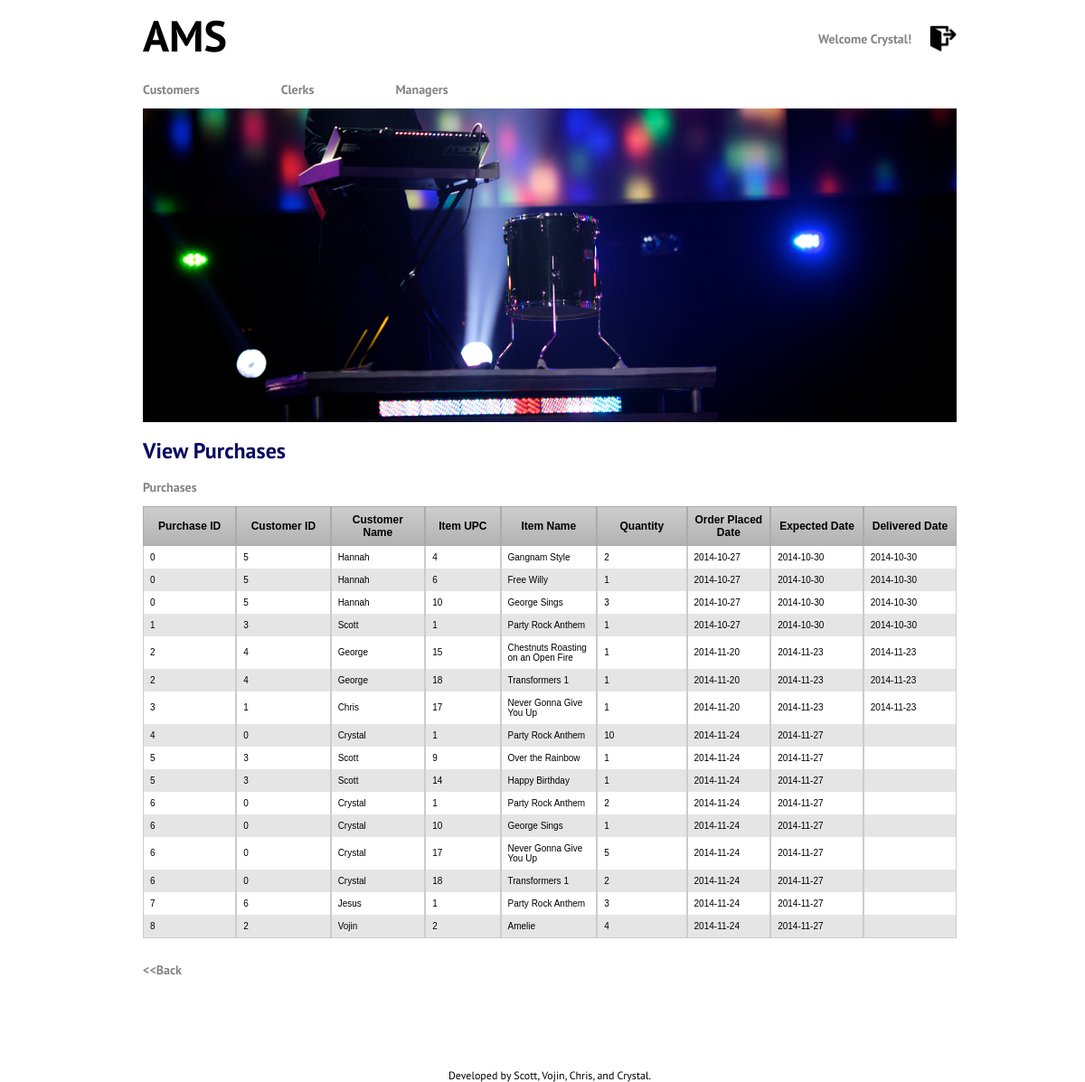
/clerk/purchases.php (signed in), run on the app's committed database.
### tables this page shows
CREATE TABLE `Order`(
receiptID int,
order_date date, 
cid int, 
cardNo int, 
expiryDate int, 
expectedDate date, 
deliveredDate date,
PRIMARY KEY(receiptID),
FOREIGN KEY(cid) REFERENCES Customer(cid));

CREATE TABLE Customer(
cid int, 
c_password varchar(20),
cname varchar(20),
address varchar(30), 
phone varchar(12),
PRIMARY KEY(cid));

CREATE TABLE PurchaseItem(
receiptID int, 
upc int, 
quantity int,
PRIMARY KEY(receiptID, upc),
FOREIGN KEY(receiptID) REFERENCES `Order`(receiptID) ON DELETE CASCADE,
FOREIGN KEY(upc) REFERENCES Item(upc));

CREATE TABLE Item(
upc int,
title varchar(50) not null,
item_type varchar(10), 
category varchar(20),
company varchar(30) not null, 
item_year int, 
price int not null, 
stock int not null,
PRIMARY KEY (upc));

### clerk/purchases.php (the view, shortened to what this page needs)
<html>
<head>
<link href="../style.css" rel="stylesheet" type="text/css">
</head>
<body>
<?php include '../header.php'; ?>
<h1>View Purchases</h1>
<?php
$connection = connectToDatabase();
?>
<h2>Purchases</h2>
<table border=0 cellpadding=0 cellspacing=0 class='CustomerInfoTable'>
	<tr valign=center>
		<td class=rowheader>Purchase ID</td>
		<td class=rowheader>Customer ID</td>
		<td class=rowheader>Customer Name</td>
		<td class=rowheader>Item UPC</td>
		<td class=rowheader>Item Name</td>
		<td class=rowheader>Quantity</td>
		<td class=rowheader>Order Placed Date</td>
		<td class=rowheader>Expected Date</td>
		<td class=rowheader>Delivered Date</td>
	</tr>
<?php
$stmt = $connection->query(
	"SELECT O.receiptID, O.cid, C.cname, P.upc, I.title, P.quantity, O.order_date, O.expectedDate, O.deliveredDate
	FROM `Order` O JOIN PurchaseItem P JOIN Item I JOIN Customer C
	ON O.receiptID=P.receiptID AND P.upc=I.upc AND O.cid=C.cid
	ORDER BY O.receiptID, P.upc");
while($row=$stmt->fetch_assoc()) {
	echo "<tr><td>".$row['receiptID']."</td>";
	echo "<td>".$row['cid']."</td>";
	echo "<td>".$row['cname']."</td>";
	echo "<td>".$row['upc']."</td>";
	echo "<td>".$row['title']."</td>";
	echo "<td>".$row['quantity']."</td>";
	echo "<td>".$row['order_date']."</td>";
	echo "<td>".$row['expectedDate']."</td>";
	echo "<td>".$row['deliveredDate']."</td></tr>";
}
?>
</table>
<br>
<a href="home.php" title="Home"><h2>&lt;&lt;Back</h2></a>
<?php include '../footer.php'; ?>
</body>
</html>

### style.css (style rules this page uses)
html { height: 100%; width: 100%; }
body { font-family: 'PT Sans', sans-serif; color: #000; background-color: #fff; font-size: 12px; width: 100%; height: 100%; }
h1 { font-size: 24px; font-weight: bold; color: #0B0B61; }
h2 { font-size: 14px; font-weight: bold; color: #848484; }
td { color: #000000; font-size: 12px; }
a { font-size: 12px; }
a:link { color: #bb3902; font-weight:normal; text-decoration:none; }
.rowheader { color: #000000; background-color: #ffffff; font-weight: plain; font-size: 14pt; width: 160px; }
.CustomerInfoTable { margin:0px;padding:0px; width:100%; border:0px solid #000000; -moz-border-radius-bottomleft:0px; -webkit-border-bottom-left-radius:0px; border-bottom-left-radius:0px; -moz-border-radius-bottomright:0px; -webkit-border-bottom-right-radius:0px; border-bottom-right-radius:0px; -moz-border-radius-topright:0px; -webkit-border-top-right-radius:0px; border-top-right-radius:0px; -moz-border-radius-topleft:0px; -webkit-border-top-left-radius:0px; border-top-left-radius:0px; }
.CustomerInfoTable tr:last-child td:last-child { -moz-border-radius-bottomright:0px; -webkit-border-bottom-right-radius:0px; border-bottom-right-radius:0px; }
.CustomerInfoTable tr:last-child td:first-child { -moz-border-radius-bottomleft:0px; -webkit-border-bottom-left-radius:0px; border-bottom-left-radius:0px; }
.CustomerInfoTable tr:nth-child(odd) { background-color:#e5e5e5; }
.CustomerInfoTable tr:nth-child(even) { background-color:#ffffff; }
.CustomerInfoTable td { vertical-align:middle; border:0px solid #cccccc; border-width:0px 1px 0px 1px; text-align:left; padding:7px; font-size:10px; font-family:Arial; font-weight:normal; color:#000000; }
.CustomerInfoTable tr:last-child td { border-width:0px 1px 1px 1px; }
.CustomerInfoTable tr td:last-child { border-width:0px 1px 0px 1px; }
.CustomerInfoTable tr:last-child td:last-child { border-width:0px 1px 01px 1px; }
.CustomerInfoTable tr:first-child td { background:-o-linear-gradient(bottom, #cccccc 5%, #b2b2b2 100%); background:-webkit-gradient( linear, left top, left bottom, color-stop(0.05, #cccccc), color-stop(1, #b2b2b2) ); background:-moz-linear-gradient( center top, #cccccc 5%, #b2b2b2 100% ); filter:progid:DXImageTransform.Microsoft.gradient(startColorstr="#cccccc", endColorstr="#b2b2b2"); background: -o-linear-gradient(top,#cccccc,b2b2b2); background-color:#cccccc; border:1px solid #ababab; text-align:center; border-width:1px 1px 1px 1px; font-size:12px; font-family:Arial; font-weight:Bold; color:#000000; }
.CustomerInfoTable tr:first-child td:first-child { border-width:1px 1px 1px 1px; }
.CustomerInfoTable tr:first-child td:last-child { border-width:1px 1px 1px 1px; }

### data on the page
order: receiptID "0", cid "5", cid.cname "Hannah", purchaseitem.upc "4", item.title "Gangnam Style", purchaseitem.quantity "2", order_date "2014-10-27", expectedDate "2014-10-30", deliveredDate "2014-10-30", purchaseitem.upc "6", item.title "Free Willy", purchaseitem.quantity "1", purchaseitem.upc "10", item.title "George Sings", purchaseitem.quantity "3"
order: receiptID "1", cid "3", cid.cname "Scott", purchaseitem.upc "1", item.title "Party Rock Anthem", purchaseitem.quantity "1", order_date "2014-10-27", expectedDate "2014-10-30", deliveredDate "2014-10-30"
order: receiptID "2", cid "4", cid.cname "George", purchaseitem.upc "15", item.title "Chestnuts Roasting on an Open Fire", purchaseitem.quantity "1", order_date "2014-11-20", expectedDate "2014-11-23", deliveredDate "2014-11-23", purchaseitem.upc "18", item.title "Transformers 1"
order: receiptID "3", cid "1", cid.cname "Chris", purchaseitem.upc "17", item.title "Never Gonna Give You Up", purchaseitem.quantity "1", order_date "2014-11-20", expectedDate "2014-11-23", deliveredDate "2014-11-23"
order: receiptID "4", cid "0", cid.cname "Crystal", purchaseitem.upc "1", item.title "Party Rock Anthem", purchaseitem.quantity "10", order_date "2014-11-24", expectedDate "2014-11-27"
order: receiptID "5", cid "3", cid.cname "Scott", purchaseitem.upc "9", item.title "Over the Rainbow", purchaseitem.quantity "1", order_date "2014-11-24", expectedDate "2014-11-27", purchaseitem.upc "14", item.title "Happy Birthday"
order: receiptID "6", cid "0", cid.cname "Crystal", purchaseitem.upc "1", item.title "Party Rock Anthem", purchaseitem.quantity "2", order_date "2014-11-24", expectedDate "2014-11-27", purchaseitem.upc "10", item.title "George Sings", purchaseitem.quantity "1", purchaseitem.upc "17", item.title "Never Gonna Give You Up", purchaseitem.quantity "5", purchaseitem.upc "18", item.title "Transformers 1"
order: receiptID "7", cid "6", cid.cname "Jesus", purchaseitem.upc "1", item.title "Party Rock Anthem", purchaseitem.quantity "3", order_date "2014-11-24", expectedDate "2014-11-27"
order: receiptID "8", cid "2", cid.cname "Vojin", purchaseitem.upc "2", item.title "Amelie", purchaseitem.quantity "4", order_date "2014-11-24", expectedDate "2014-11-27"

### other printed values
$_SESSION['cname'] "Crystal"
